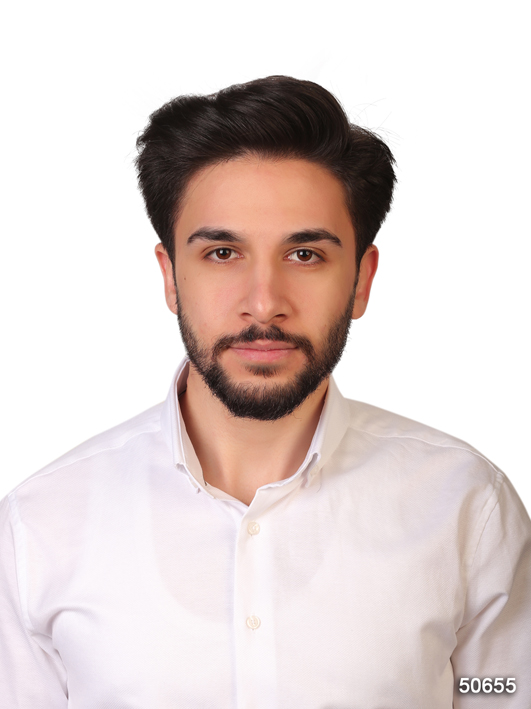
#> input picture resim_video_islemleri/resim.jpg, 531 x 709 px, found by its file name
$ python roi_regionOfinterest.py
#> lines starting #> are read from the running program, lines starting #| are printed output that depends on the picture
#roi  = isimiz gözle ise resmin sadece göz kısmını alır. kırpma işlemi gibi

import cv2
img = cv2.imread("resim.jpg")
#> img is the input picture: shape (709, 531, 3); mean B, G, R 209, 211.4, 224

cv2.imshow("resimm" , img)

roi = img[30:200,200:300]  # veri seti kırpma gibi.
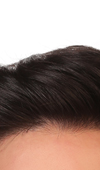
#> roi: shape (170, 100, 3); mean B, G, R 125.4, 133.7, 154.9
cv2.imshow("roi kısmı" , roi)
cv2.waitKey(0)
cv2.destroyAllWindows()
